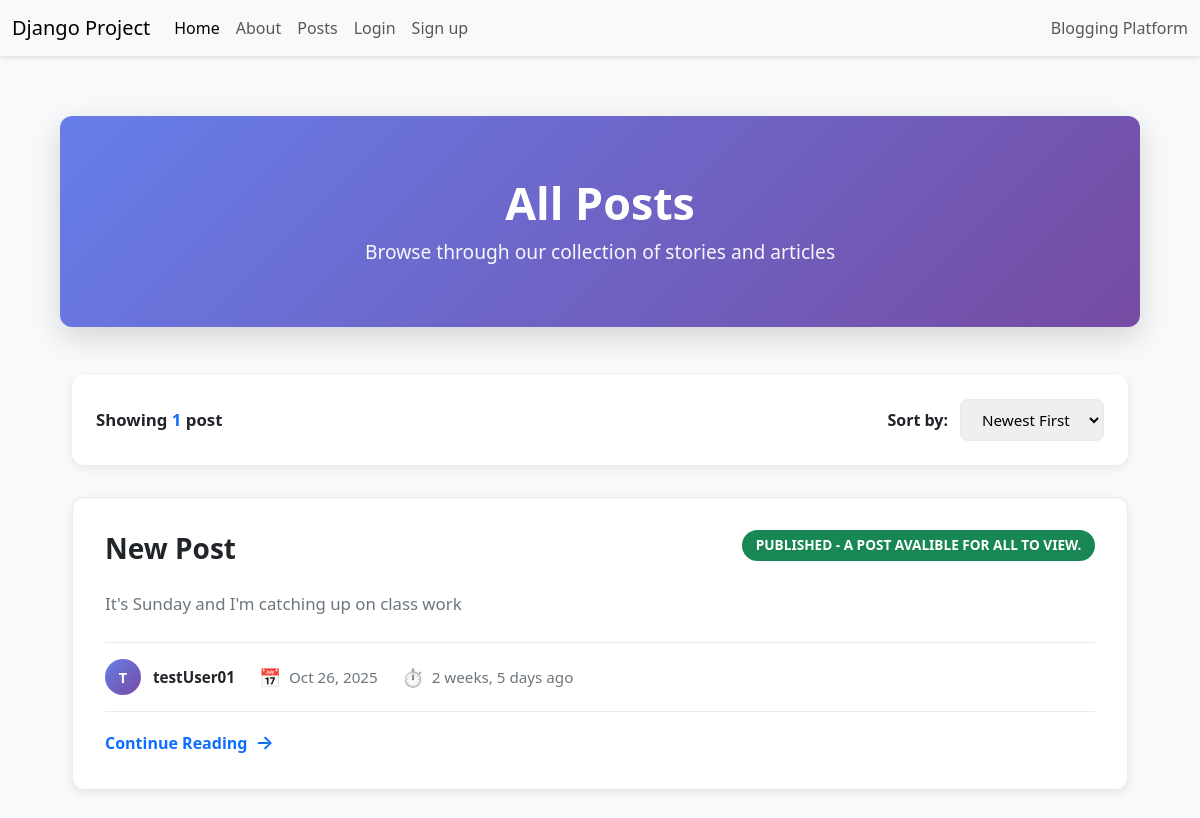
/posts/, run on the app's committed database.
### posts/models.py (models this page shows, shortened)
class Post(models.Model):
    title = models.CharField(max_length=128)
    subtitle = models.CharField(max_length=256)
    body = models.TextField()
    created_on = models.DateTimeField(auto_now_add=True)
    author = models.ForeignKey(get_user_model(), on_delete=models.CASCADE)
    status = models.ForeignKey(Status, on_delete=models.CASCADE)
    def __str__(self):
        return f'{self.title} by {self.author}'

class Status(models.Model):
    name = models.CharField(max_length=128, unique=True)
    description = models.CharField(max_length=256, help_text='Write a description for the status')
    def __str__(self):
        return f'{self.name} - {self.description}'

### posts/views.py (the view)
# urls.py: path('', PostListView.as_view(), name='post_list'),
class PostListView(ListView):
    template_name = 'posts/list.html'
    context_object_name = 'posts'
    published_status = Status.objects.get(name='published') # Get the 'published' status object
    queryset = Post.objects.filter(status=published_status).order_by("created_on").reverse()  # Filter posts with 'published' status and order by creation date descending
    def get_context_data(self, **kwargs):
        context = super().get_context_data(**kwargs)
        numbers = [1, 2, 3, 4, 5]
        flag = True
        context['numbers'] = numbers
        context['flag'] = flag
        print(context)
        return context

### templates/posts/list.html (shortened to what this page needs)
{% extends 'base.html' %}
{% load static %}
{% block css %}
    <link rel="stylesheet" href="{% static 'css/list.css' %}">
{% endblock css %}
{% block content %}
    <div class="list-header">
        <div class="container">
            <h1>All Posts</h1>
            <p>Browse through our collection of stories and articles</p>
        </div>
    </div>
    <div class="container">
        {% if posts %}
        <div class="posts-toolbar">
            <div class="posts-count">
                Showing <span>{{ posts|length }}</span> post{{ posts|length|pluralize }}
            </div>
            <div class="sort-dropdown">
                <label for="sortBy">Sort by:</label>
                <select id="sortBy" onchange="window.location.href='?sort=' + this.value">
                    <option value="-created_on">Newest First</option>
                </select>
            </div>
        </div>
        {% endif %}
        {% if posts %}
        <ul class="posts-list">
            {% for post in posts %}
            <li class="post-item">
                <div class="post-item-header">
                    <div style="flex: 1;">
                        <h2 class="post-item-title">
                            <a href="{% url 'post_detail' post.id %}">{{ post.title }}</a>
                        </h2>
                    </div>
                    <span class="status-badge status-{{ post.status|lower }}">
                        {{ post.status }}
                    </span>
                </div>
                <div class="post-item-body">
                    {{ post.body|truncatewords:30|striptags }}
                </div>
                <div class="post-item-meta">
                    <div class="post-author">
                        <div class="author-avatar">
                            {{ post.author.username|first|upper }}
                        </div>
                        <span class="author-name">{{ post.author.username }}</span>
                    </div>
                    <div class="post-meta-item">
                        <span class="post-meta-icon">📅</span>
                        <span>{{ post.created_on|date:"M d, Y" }}</span>
                    </div>
                    <div class="post-meta-item">
                        <span class="post-meta-icon">⏱️</span>
                        <span>{{ post.created_on|timesince }} ago</span>
                    </div>
                </div>
                <div class="post-item-footer">
                    <a href="{% url 'post_detail' post.id %}" class="read-more-link">
                        Continue Reading
                    </a>
                </div>
            </li>
            {% endfor %}
        </ul>
        {% endif %}
    </div>
{% endblock content %}

### static/css/base.css (style rules this page uses)
:root { --primary-color: #0d6efd; --secondary-color: #6c757d; --success-color: #198754; --danger-color: #dc3545; --warning-color: #ffc107; --info-color: #0dcaf0; --light-color: #f8f9fa; --dark-color: #212529; --container-padding: 60px; --navbar-height: 56px; }
body { background-color: #f8f9fa; min-height: 100vh; display: flex; flex-direction: column; }

### static/css/list.css (style rules this page uses)
.list-header { background: linear-gradient(135deg, #667eea 0%, #764ba2 100%); color: white; padding: 60px 0; border-radius: 12px; margin-bottom: 3rem; box-shadow: 0 10px 30px rgba(0, 0, 0, 0.15); text-align: center; }
.list-header h1 { font-size: 2.8rem; font-weight: 700; margin-bottom: 0.5rem; animation: fadeInUp 0.8s ease-out; }
.list-header p { font-size: 1.2rem; opacity: 0.95; margin: 0; animation: fadeInUp 1s ease-out; }
.posts-list { list-style: none; padding: 0; margin: 0; }
.post-item { background: white; border-radius: 12px; padding: 2rem; margin-bottom: 2rem; box-shadow: 0 3px 10px rgba(0, 0, 0, 0.08); border: 1px solid #e9ecef; transition: all 0.3s ease; display: flex; flex-direction: column; }
.post-item-header { display: flex; justify-content: space-between; align-items: flex-start; margin-bottom: 1rem; gap: 1rem; }
.post-item-title { font-size: 1.75rem; font-weight: 700; color: var(--dark-color); margin: 0 0 0.5rem 0; line-height: 1.3; }
.post-item-title a { color: var(--dark-color); text-decoration: none; transition: color 0.3s ease; }
.status-badge { display: inline-block; padding: 0.35rem 0.85rem; border-radius: 20px; font-size: 0.85rem; font-weight: 600; text-transform: uppercase; white-space: nowrap; }
.status-published { background: var(--success-color); color: white; }
.post-item-body { color: var(--secondary-color); line-height: 1.7; margin-bottom: 1.5rem; font-size: 1.05rem; }
.post-item-meta { display: flex; flex-wrap: wrap; gap: 1.5rem; align-items: center; padding-top: 1rem; border-top: 1px solid #e9ecef; font-size: 0.95rem; }
.post-meta-item { display: flex; align-items: center; gap: 0.5rem; color: var(--secondary-color); }
.post-meta-icon { font-size: 1.1rem; }
.post-author { display: flex; align-items: center; gap: 0.75rem; }
.author-avatar { width: 36px; height: 36px; border-radius: 50%; background: linear-gradient(135deg, #667eea 0%, #764ba2 100%); display: flex; align-items: center; justify-content: center; color: white; font-weight: 600; font-size: 0.9rem; }
.author-name { font-weight: 600; color: var(--dark-color); }
.post-item-footer { display: flex; justify-content: space-between; align-items: center; margin-top: 1rem; padding-top: 1rem; border-top: 1px solid #e9ecef; }
.read-more-link { display: inline-flex; align-items: center; gap: 0.5rem; color: var(--primary-color); text-decoration: none; font-weight: 600; font-size: 1rem; transition: all 0.3s ease; }
.read-more-link::after { content: '→'; font-size: 1.2rem; transition: transform 0.3s ease; }
.posts-toolbar { background: white; padding: 1.5rem; border-radius: 12px; box-shadow: 0 3px 10px rgba(0, 0, 0, 0.08); margin-bottom: 2rem; display: flex; justify-content: space-between; align-items: center; flex-wrap: wrap; gap: 1rem; }
.posts-count { font-weight: 600; color: var(--dark-color); font-size: 1.05rem; }
.posts-count span { color: var(--primary-color); }
.sort-dropdown { display: flex; align-items: center; gap: 0.75rem; }
.sort-dropdown label { font-weight: 600; color: var(--dark-color); margin: 0; }
.sort-dropdown select { padding: 0.5rem 1rem; border: 2px solid #e9ecef; border-radius: 8px; font-size: 0.95rem; cursor: pointer; transition: all 0.3s ease; }

### data on the page
Post: title "New Post", status "PUBLISHED - A POST AVALIBLE FOR ALL TO VIEW.", body "It's Sunday and I'm catching up on class work", author.username|first "T", author.username "testUser01", created_on "Oct 26, 2025", created_on "2 weeks, 5 days"

### other printed values
{{ posts|length }} "1"
